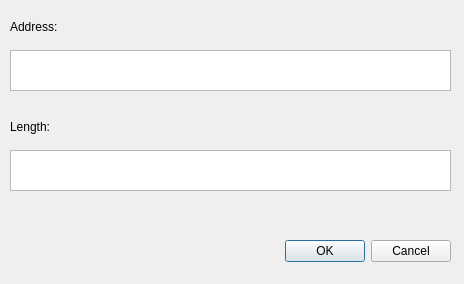
<?xml version="1.0" encoding="UTF-8"?>
<ui version="4.0">
 <class>IDAngrAddMem</class>
 <widget class="QDialog" name="IDAngrAddMem">
  <property name="geometry">
   <rect>
    <x>0</x>
    <y>0</y>
    <width>464</width>
    <height>284</height>
   </rect>
  </property>
  <property name="windowTitle">
   <string>Add Symbolic Memory</string>
  </property>
  <widget class="QDialogButtonBox" name="buttonBox">
   <property name="geometry">
    <rect>
     <x>90</x>
     <y>231</y>
     <width>361</width>
     <height>41</height>
    </rect>
   </property>
   <property name="orientation">
    <enum>Qt::Horizontal</enum>
   </property>
   <property name="standardButtons">
    <set>QDialogButtonBox::Cancel|QDialogButtonBox::Ok</set>
   </property>
  </widget>
  <widget class="QPlainTextEdit" name="addrTextEdit">
   <property name="geometry">
    <rect>
     <x>10</x>
     <y>50</y>
     <width>441</width>
     <height>41</height>
    </rect>
   </property>
   <property name="plainText">
    <string/>
   </property>
  </widget>
  <widget class="QLabel" name="label">
   <property name="geometry">
    <rect>
     <x>10</x>
     <y>10</y>
     <width>108</width>
     <height>33</height>
    </rect>
   </property>
   <property name="text">
    <string>Address:</string>
   </property>
  </widget>
  <widget class="QLabel" name="label_2">
   <property name="geometry">
    <rect>
     <x>10</x>
     <y>110</y>
     <width>108</width>
     <height>33</height>
    </rect>
   </property>
   <property name="text">
    <string>Length:</string>
   </property>
  </widget>
  <widget class="QPlainTextEdit" name="lenTextEdit">
   <property name="geometry">
    <rect>
     <x>10</x>
     <y>150</y>
     <width>441</width>
     <height>41</height>
    </rect>
   </property>
   <property name="plainText">
    <string/>
   </property>
  </widget>
 </widget>
 <resources/>
 <connections>
  <connection>
   <sender>buttonBox</sender>
   <signal>accepted()</signal>
   <receiver>IDAngrAddMem</receiver>
   <slot>accept()</slot>
   <hints>
    <hint type="sourcelabel">
     <x>248</x>
     <y>254</y>
    </hint>
    <hint type="destinationlabel">
     <x>157</x>
     <y>274</y>
    </hint>
   </hints>
  </connection>
  <connection>
   <sender>buttonBox</sender>
   <signal>rejected()</signal>
   <receiver>IDAngrAddMem</receiver>
   <slot>reject()</slot>
   <hints>
    <hint type="sourcelabel">
     <x>316</x>
     <y>260</y>
    </hint>
    <hint type="destinationlabel">
     <x>286</x>
     <y>274</y>
    </hint>
   </hints>
  </connection>
 </connections>
</ui>
